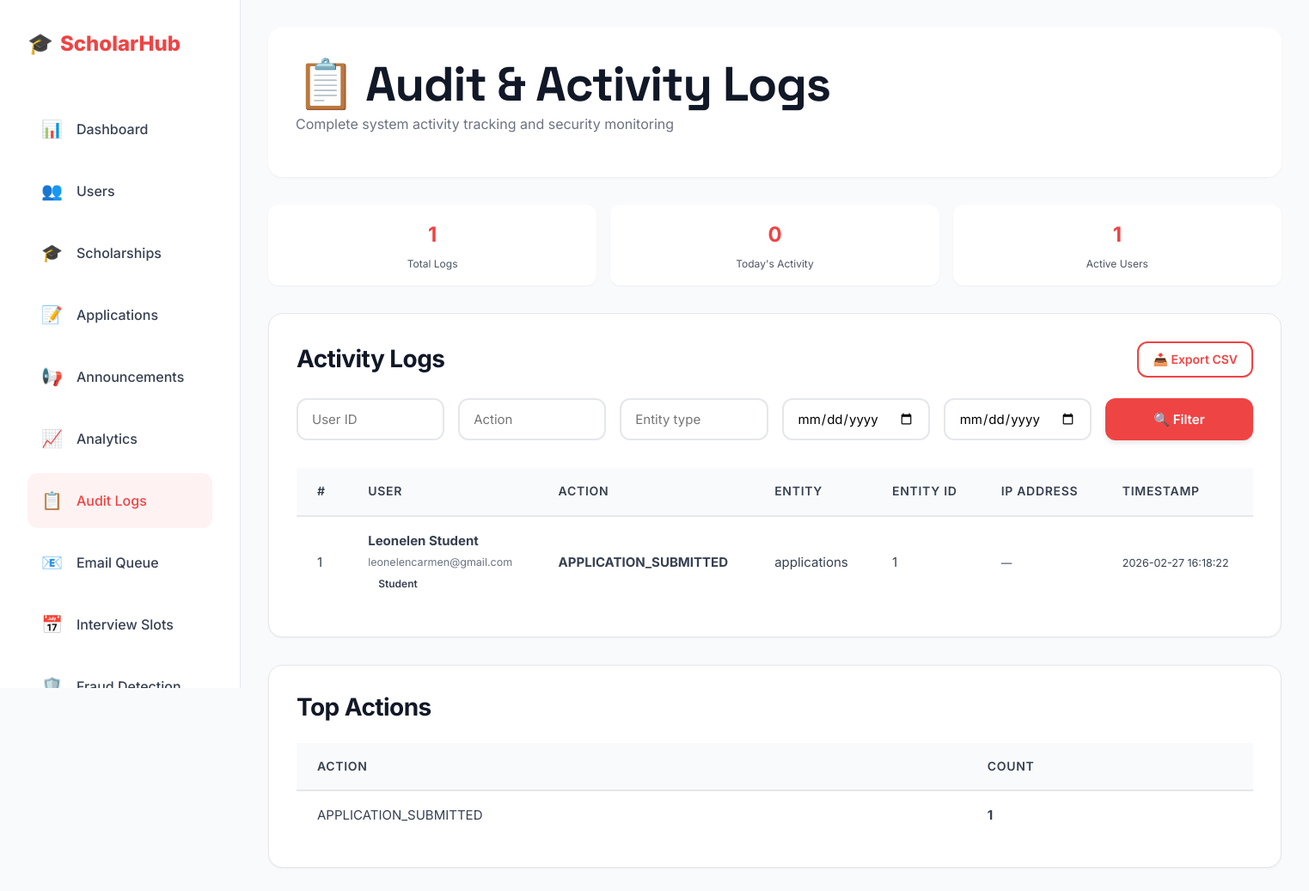
Page /admin/audit_logs.php (signed in) on the earlier database version.
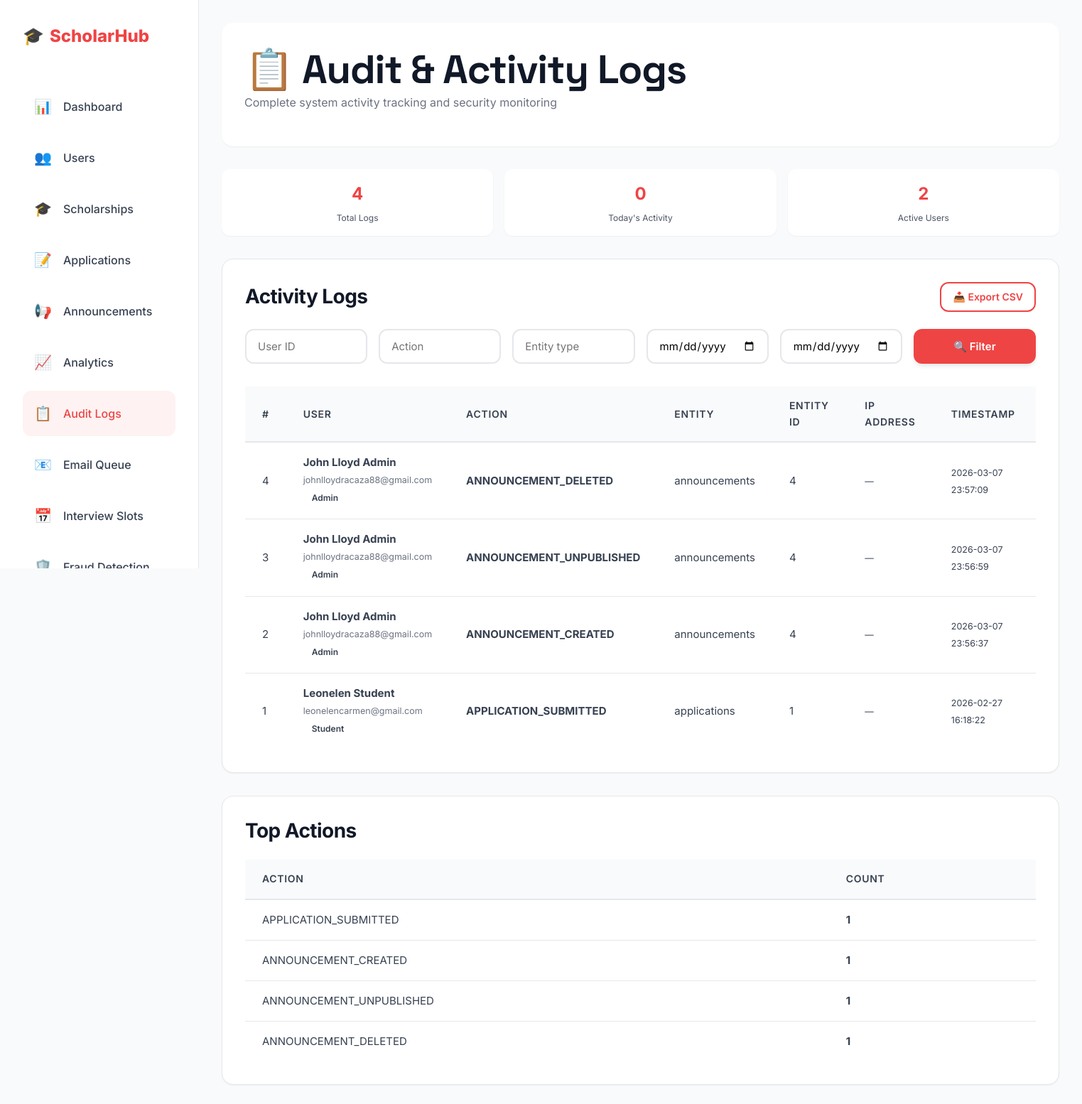
Same page on the later database version.
### tables this page shows
CREATE TABLE `audit_logs` (
  `id` int(11) NOT NULL,
  `user_id` int(11) DEFAULT NULL,
  `action` varchar(255) NOT NULL,
  `entity_type` varchar(100) NOT NULL,
  `entity_id` int(11) NOT NULL,
  `old_values` longtext DEFAULT NULL CHECK (json_valid(`old_values`)),
  `new_values` longtext DEFAULT NULL CHECK (json_valid(`new_values`)),
  `ip_address` varchar(45) NOT NULL,
  `user_agent` varchar(500) DEFAULT NULL,
  `created_at` datetime DEFAULT current_timestamp()
);

CREATE TABLE `users` (
  `id` int(11) NOT NULL,
  `username` varchar(100) NOT NULL,
  `password` varchar(255) NOT NULL,
  `first_name` varchar(100) NOT NULL,
  `last_name` varchar(100) NOT NULL,
  `email` varchar(150) NOT NULL,
  `phone` varchar(50) DEFAULT NULL,
  `address` text DEFAULT NULL,
  `role` enum('admin','student','staff') DEFAULT 'student',
  `active` tinyint(1) DEFAULT 1,
  `email_verified` tinyint(1) DEFAULT 0,
  `created_at` datetime DEFAULT current_timestamp(),
  `updated_at` datetime DEFAULT current_timestamp() ON UPDATE current_timestamp(),
  `secret_question` varchar(255) DEFAULT NULL,
  `secret_answer_hash` varchar(255) DEFAULT NULL,
  `profile_picture` varchar(255) DEFAULT NULL
);

### admin/audit_logs.php (the view, shortened to what the changed rows need)
<?php
$pdo = getPDO();
try {
    $pdo->exec("CREATE TABLE IF NOT EXISTS audit_logs (
        id INT AUTO_INCREMENT PRIMARY KEY,
        user_id INT DEFAULT NULL,
        action VARCHAR(255) NOT NULL,
        entity_type VARCHAR(128) DEFAULT NULL,
        entity_id INT DEFAULT NULL,
        old_value TEXT DEFAULT NULL,
        new_value TEXT DEFAULT NULL,
        ip VARCHAR(45) DEFAULT NULL,
        user_agent TEXT DEFAULT NULL,
        created_at DATETIME DEFAULT CURRENT_TIMESTAMP,
        INDEX idx_user (user_id),
        INDEX idx_entity (entity_type, entity_id),
        INDEX idx_created (created_at)
    ) ENGINE=InnoDB DEFAULT CHARSET=utf8mb4;");
} catch (Exception $e) {}
$params = [];
$sql = 'SELECT a.*, u.first_name, u.last_name, u.email, u.role FROM audit_logs a LEFT JOIN users u ON a.user_id = u.id';
$sql .= ' ORDER BY a.created_at DESC LIMIT 1000';
$stmt = $pdo->prepare($sql);
$stmt->execute($params);
$rows = $stmt->fetchAll(PDO::FETCH_ASSOC);
$stats = [];
$stats['total_logs'] = $pdo->query('SELECT COUNT(*) FROM audit_logs')->fetchColumn();
$stats['today_logs'] = $pdo->query('SELECT COUNT(*) FROM audit_logs WHERE DATE(created_at) = CURDATE()')->fetchColumn();
$stats['unique_users'] = $pdo->query('SELECT COUNT(DISTINCT user_id) FROM audit_logs WHERE user_id IS NOT NULL')->fetchColumn();
$topActions = $pdo->query('SELECT action, COUNT(*) as count FROM audit_logs GROUP BY action ORDER BY count DESC LIMIT 5')->fetchAll(PDO::FETCH_ASSOC);
?>
<?php
require_once __DIR__ . '/../includes/modern-header.php';
require_once __DIR__ . '/../includes/modern-sidebar.php';
?>
<div class="page-header">
  <h1>📋 Audit & Activity Logs</h1>
</div>
<div class="stats-mini">
  <div class="stat-mini">
    <div class="stat-mini-value"><?= number_format($stats['total_logs']) ?></div>
    <div class="stat-mini-label">Total Logs</div>
  </div>
  <div class="stat-mini">
    <div class="stat-mini-value"><?= number_format($stats['unique_users']) ?></div>
    <div class="stat-mini-label">Active Users</div>
  </div>
</div>
<div class="content-card">
  <?php if (empty($rows)): ?>
    <div class="empty-state">
      <div class="empty-state-icon">📋</div>
      <h3 class="empty-state-title">No Audit Logs</h3>
      <p class="empty-state-description">No activity logs match your filters</p>
    </div>
  <?php else: ?>
    <div style="overflow-x: auto;">
      <table class="modern-table">
        <thead>
          <tr>
            <th>#</th>
            <th>User</th>
            <th>Action</th>
            <th>Entity</th>
            <th>Entity ID</th>
            <th>IP Address</th>
            <th>Timestamp</th>
          </tr>
        </thead>
        <tbody>
          <?php foreach($rows as $r): ?>
            <tr>
              <td><?= (int)$r['id'] ?></td>
              <td>
                <?php if ($r['first_name']): ?>
                  <strong><?= htmlspecialchars($r['first_name'].' '.$r['last_name']) ?></strong><br>
                  <small class="text-muted"><?= htmlspecialchars($r['email']) ?></small><br>
                  <span class="status-badge status-<?= strtolower($r['role']) ?>"><?= htmlspecialchars($r['role']) ?></span>
                <?php else: ?>
                  <span class="text-muted">User #<?= (int)$r['user_id'] ?></span>
                <?php endif; ?>
              </td>
              <td><strong><?= htmlspecialchars($r['action']) ?></strong></td>
              <td><?= htmlspecialchars($r['entity_type'] ?? '—') ?></td>
              <td><?= htmlspecialchars($r['entity_id'] ?? '—') ?></td>
              <td><small><?= htmlspecialchars($r['ip'] ?? '—') ?></small></td>
              <td><small><?= htmlspecialchars($r['created_at']) ?></small></td>
            </tr>
          <?php endforeach; ?>
        </tbody>
      </table>
    </div>
  <?php endif; ?>
</div>
<?php if (!empty($topActions)): ?>
<div class="content-card" style="margin-top: var(--space-xl);">
  <table class="modern-table">
    <thead>
      <tr>
        <th>Action</th>
        <th>Count</th>
      </tr>
    </thead>
    <tbody>
      <?php foreach($topActions as $ta): ?>
        <tr>
          <td><?= htmlspecialchars($ta['action']) ?></td>
          <td><strong><?= number_format($ta['count']) ?></strong></td>
        </tr>
      <?php endforeach; ?>
    </tbody>
  </table>
</div>
<?php endif; ?>
<?php require_once __DIR__ . '/../includes/modern-footer.php'; ?>

Differences in the rows shown:
added audit_logs: id "4", user.last_name "John Lloyd Admin", user.email "johnlloydracaza88@gmail.com", user.role "Admin", action "ANNOUNCEMENT_DELETED", entity_type "announcements", entity "4", ip "—", created_at "2026-03-07 23:57:09"
added audit_logs: id "3", user.last_name "John Lloyd Admin", user.email "johnlloydracaza88@gmail.com", user.role "Admin", action "ANNOUNCEMENT_UNPUBLISHED", entity_type "announcements", entity "4", ip "—", created_at "2026-03-07 23:56:59"
added audit_logs: id "2", user.last_name "John Lloyd Admin", user.email "johnlloydracaza88@gmail.com", user.role "Admin", action "ANNOUNCEMENT_CREATED", entity_type "announcements", entity "4", ip "—", created_at "2026-03-07 23:56:37"
Other differences:
$stats['total_logs']: "1" → "4"
$stats['unique_users']: "1" → "2"
new list line: "ANNOUNCEMENT_CREATED 1"
new list line: "ANNOUNCEMENT_UNPUBLISHED 1"
new list line: "ANNOUNCEMENT_DELETED 1"
